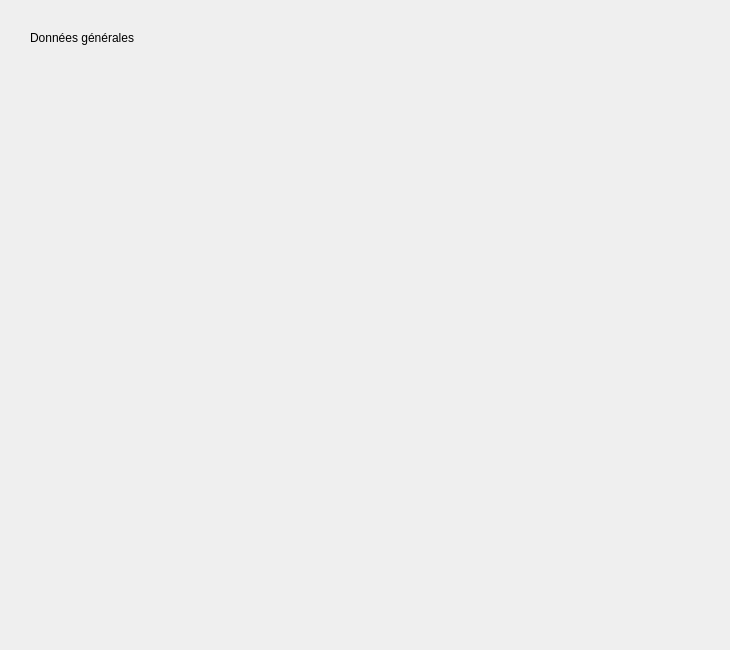
<?xml version="1.0" encoding="UTF-8"?>
<ui version="4.0">
 <class>Donnees_generales</class>
 <widget class="QWidget" name="Donnees_generales">
  <property name="geometry">
   <rect>
    <x>0</x>
    <y>0</y>
    <width>730</width>
    <height>650</height>
   </rect>
  </property>
  <property name="windowTitle">
   <string>Form</string>
  </property>
  <widget class="QLabel" name="label">
   <property name="geometry">
    <rect>
     <x>30</x>
     <y>30</y>
     <width>211</width>
     <height>16</height>
    </rect>
   </property>
   <property name="text">
    <string>Données générales</string>
   </property>
  </widget>
 </widget>
 <resources/>
 <connections/>
</ui>
